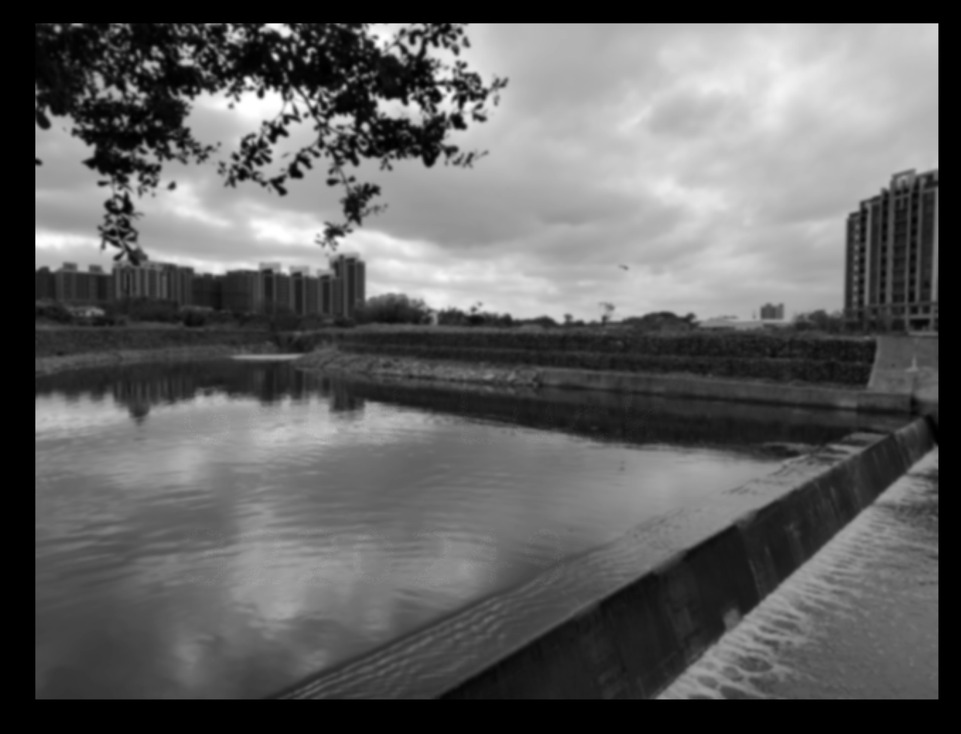
#> input picture fin/taiwan2.png, 961 x 734 px, shrunk from 1282 x 980 before the run
$ python task4.py
#> lines starting #> are read from the running program, lines starting #| are printed output that depends on the picture; after the words box and inside, x2 and y2 are one past the last pixel; in counts of white or black regions, pixels touching at a corner belong together
import cv2 as cv
import numpy as np

# Find the secret text by edge detection
ori_img = cv.imread("taiwan2.png")
#> ori_img is the input picture: shape (734, 961, 3); min 0, max 255, mean 96.7

# Find the edge in 2 ways
ori_img = cv.cvtColor(ori_img, cv.COLOR_BGR2GRAY)
#> ori_img: shape (734, 961)
edge1 = cv.Canny(ori_img, 0, 0, apertureSize=3)
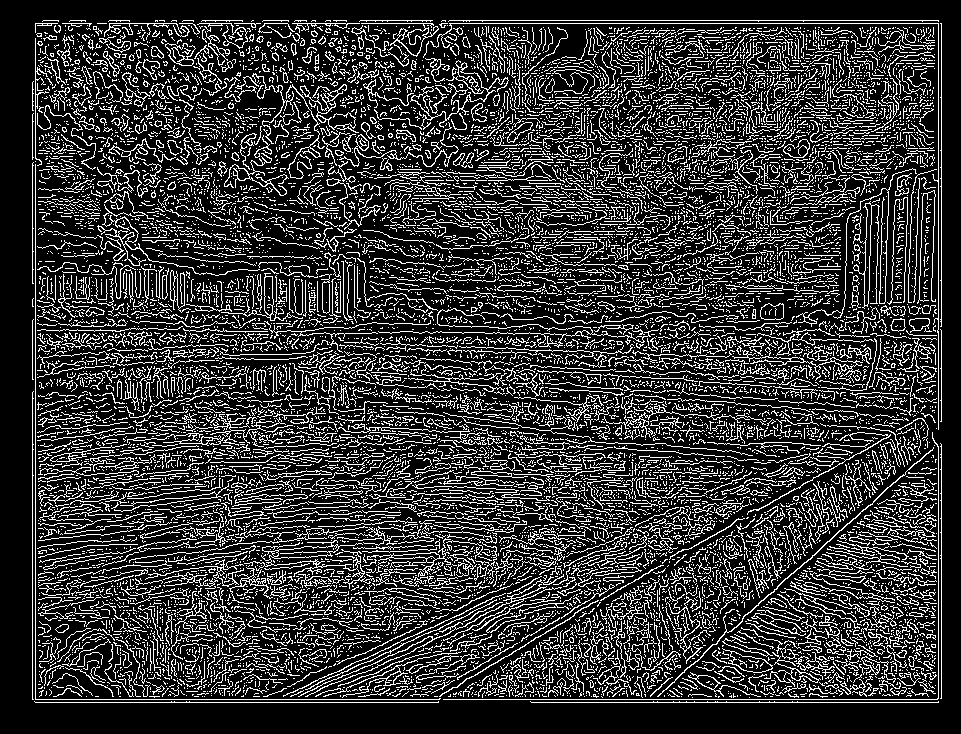
#> edge1: shape (734, 961); 20.8% white in thin lines or dots, all inside (x1, y1, x2, y2) = (32, 20, 942, 703)
edge2 = cv.Canny(ori_img, 0, 100, apertureSize=3)
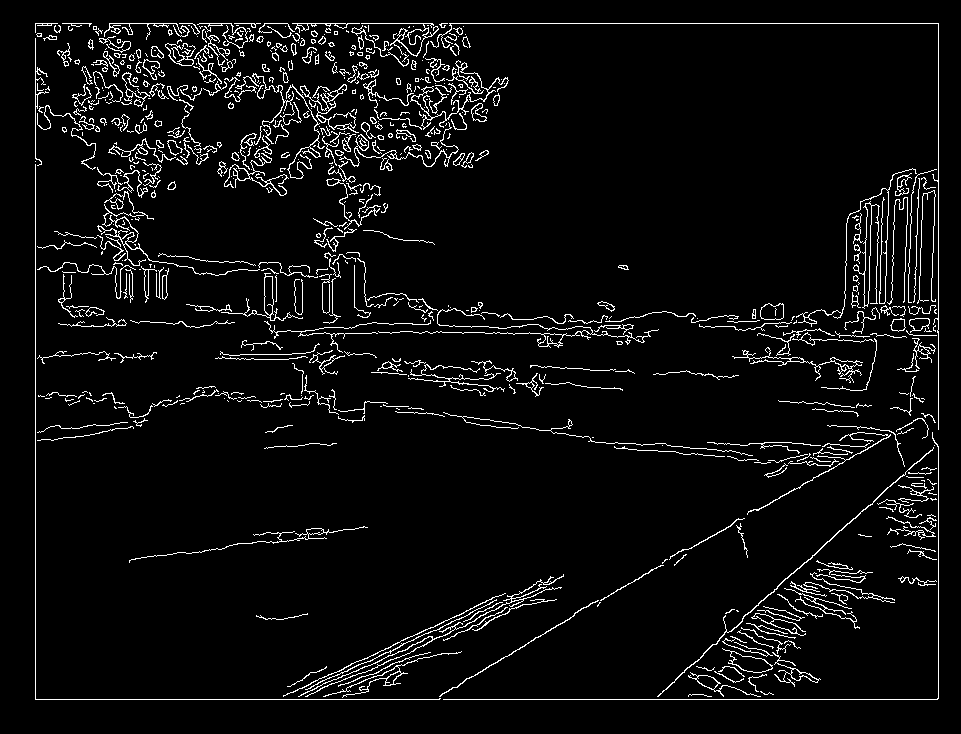
#> edge2: shape (734, 961); 5% white in thin lines or dots, all inside (x1, y1, x2, y2) = (35, 23, 939, 700)

# Let edge1 - edge2
edge = edge1 - edge2
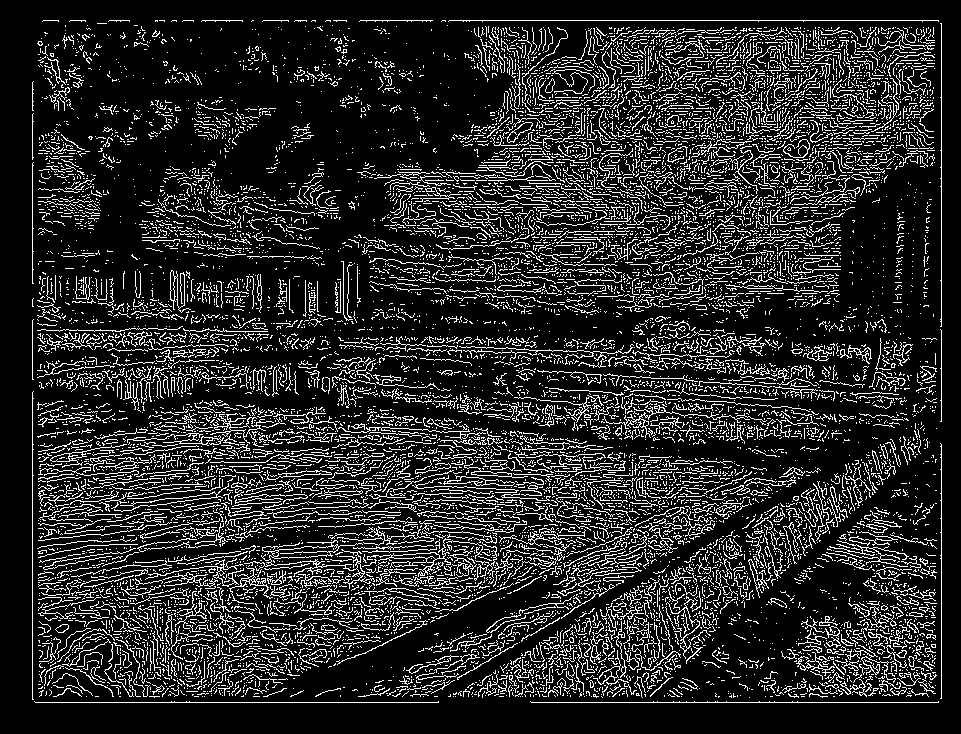
#> edge: shape (734, 961); 15.8% white in thin lines or dots, all inside (x1, y1, x2, y2) = (32, 20, 942, 703)

# Show the edge
cv.imshow("edge1", edge1)
cv.waitKey(0)
cv.imshow("edge", edge)
cv.waitKey(0)
cv.destroyAllWindows()
